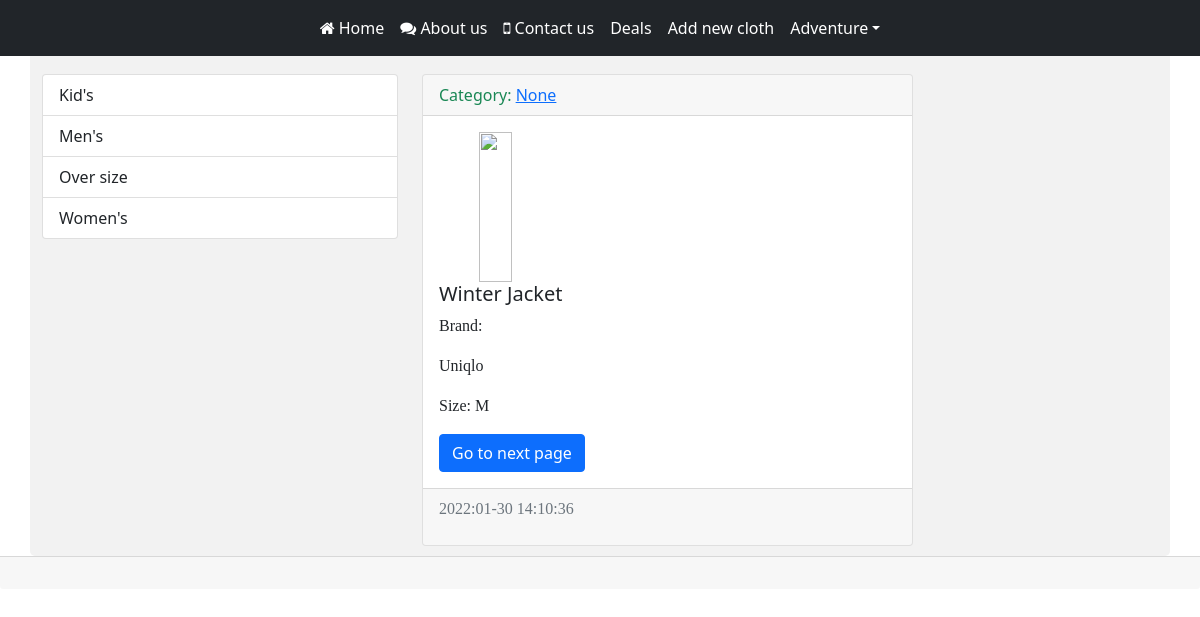
/view_clothes/7, run on the app's committed database.
### reishop/models.py (models this page shows, shortened)
class Category(models.Model):
    cloth_name = models.CharField(max_length=150, db_index=True, verbose_name="Category")
    class Meta:
        verbose_name = 'Category'
        verbose_name_plural = 'Categories'
        ordering = ['cloth_name']

class Clothes(models.Model):
    id = models.IntegerField(primary_key=True, verbose_name='Number')
    cloth_name = models.CharField(max_length=200, verbose_name='Title')
    cloth_brand = models.CharField(max_length=200, verbose_name='Brand Name')
    cloth_size = models.CharField(max_length=200, verbose_name='Size')
    cloth_date_release = models.DateTimeField(auto_now_add=True, verbose_name='Date')
    photo = models.ImageField(upload_to='photos/%Y/%m/%d', default='')
    category = models.ForeignKey('Category', on_delete=models.PROTECT, null=True, verbose_name='Category')
    is_published = models.BooleanField(default=True, verbose_name='Published')
    class Meta:
        verbose_name = 'Clothes'
        verbose_name_plural = 'Clothes'
        ordering = ['cloth_date_release']

### reishop/views.py (the view)
# urls.py: path('view_clothes/<int:pk>', ClothView.as_view(), name='view_clothes'),
class ClothView(DetailView):
    model = Clothes
    context_object_name = 'collection_item'

### reishop/templatetags/cloth_tags.py (called while the page is built)
@register.simple_tag(name='categoryFind')
def find_category():
    return Category.objects.all()

### reishop/templates/reishop/clothes_detail.html (shortened to what this page needs)
{% extends 'Base.html' %}
{% block sidebar %}
{% include '_sidebar.html' %}
{% endblock %}
{% block content %}
<div class="col-md-8">
	<div class="card">
		<div class="card-header {% cycle 'text-success' 'text-danger' %}">
			Category: <a href="{{ collection_item.category.get_absolute_url }}">{{ collection_item.category }}</a>
		</div>
		<div class="card-body">
			<div class="media">
				<div class="media-body">
					{% if collection.photo %}
					<img src="{{ collection_item.photo.url }}" width="300">
					{% else %}
					<img src="https://bitsofco.de/content/images/2018/12/broken-1.png" width="300">
					{% endif %}
			<h5 class="card-title">{{collection_item.cloth_name}}</h5>
			<p class="card-text">Brand: {{collection_item.cloth_brand|linebreaks}}</p>
			<p class="card-size">Size: {{collection_item.cloth_size}}</p>
			<a href="#" class="btn btn-primary">Go to next page</a>
				</div>
				</div>
		</div>
		<div class="card-footer text-muted">
			<p>{{collection_item.cloth_date_release|date:"Y:m-d H:i:s"}}</p>
		</div>
	</div>
			</div>
{% endblock %}

### templates/_sidebar.html
	{% load cloth_tags %}
			<div class="list-group ">
				{% categoryFind as categories %}
				{% for i in categories %}
                   <a href="{% url 'category' i.pk  %}" class="list-group-item list-group-item-action" aria-current="true">
                    {{ i.cloth_name }}
                   {% endfor %}
  				</a>
			</div>

### reishop/templates/reishop/style.css (style rules this page uses)
p { max-width: 100%; font-family: 'Lora', serif; }
img { display: inline-block; height: 150px; width: 27%; margin-right: 45px; margin-left: 40px; }
body { background-color: #f2f2f2; }

### data on the page
Category: cloth_name "Kid's"
Category: cloth_name "Men's"
Category: cloth_name "Over size"
Category: cloth_name "Women's"
Clothes: category "None", cloth_name "Winter Jacket", cloth_brand "Uniqlo", cloth_size "M", cloth_date_release "2022:01-30 14:10:36"
